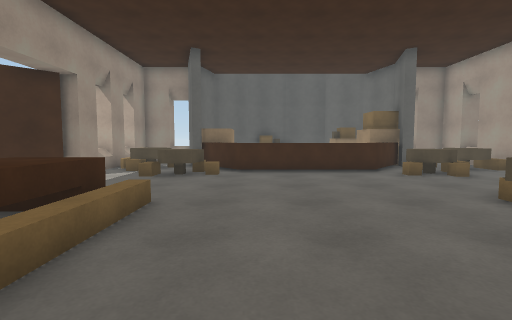
[1] (above)

15 first-person views from a walk through a 3-D level made in the Unity game engine. The camera is 1.2 m above the floor, tilts 4° down and sees 85° across. The floor is counted in squares, 1 m on a side. Each view is taken from the middle of a square. On the plan, view 1 faces up. The plan holds only what a view shows up to about 13 squares ahead; the rest is blank. The place goes on beyond the plan. Some animated figures are not drawn.

[2]
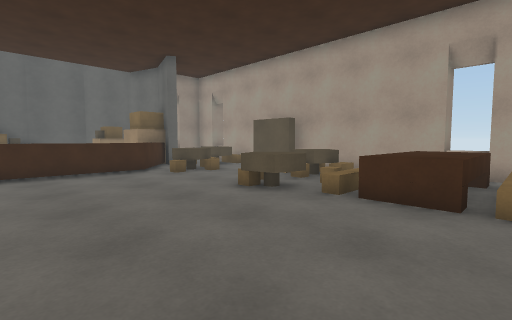

[3]
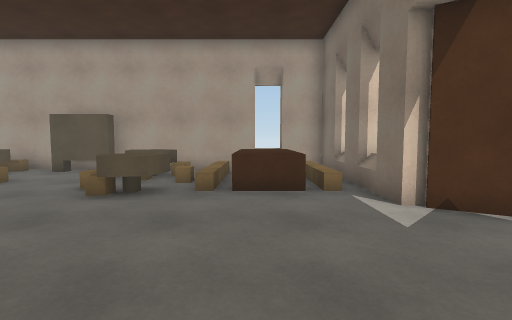

[4]
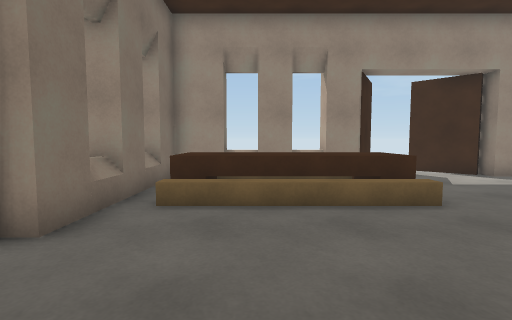

[5]
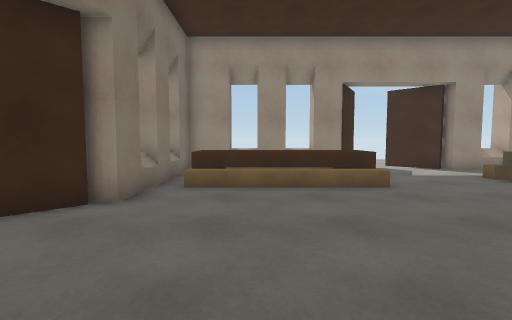

[6]
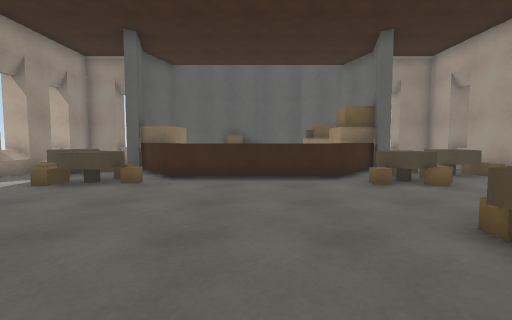

[7]
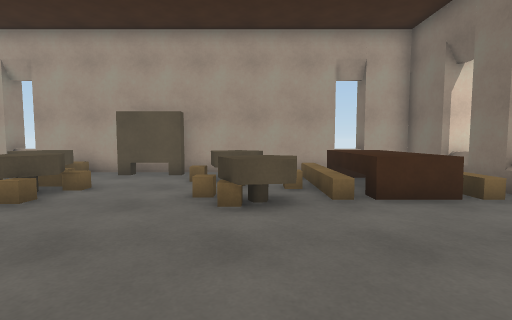

[8]
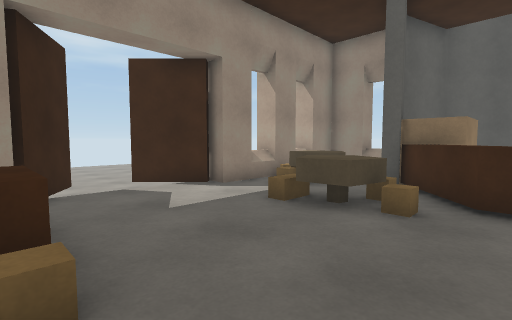

[9]
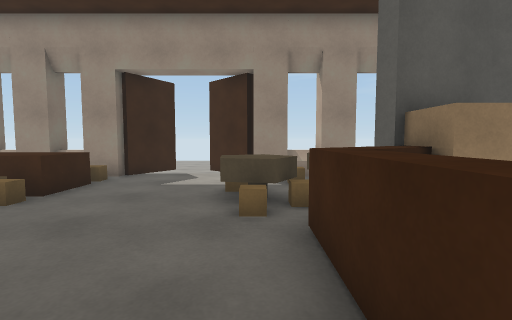

[10]
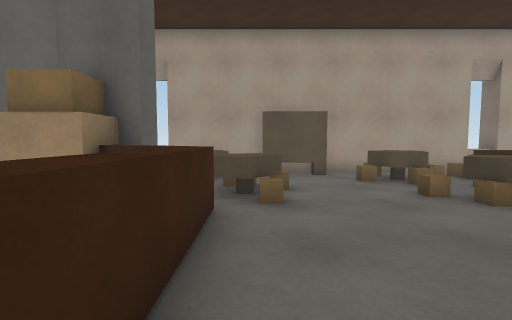

[11]
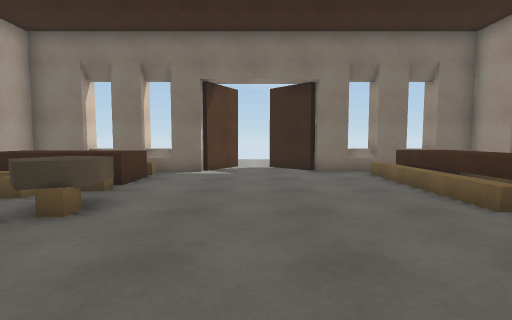

[12]
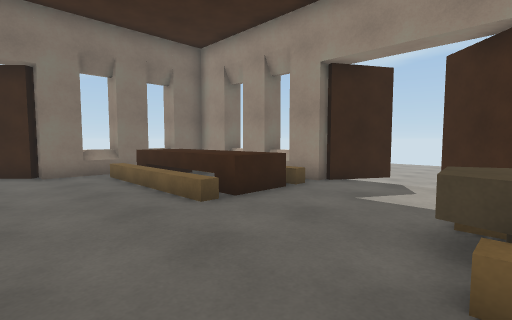

[13]
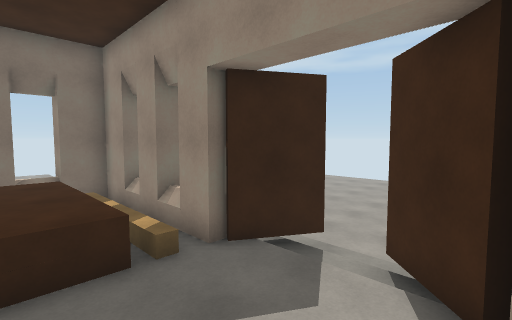

[14]
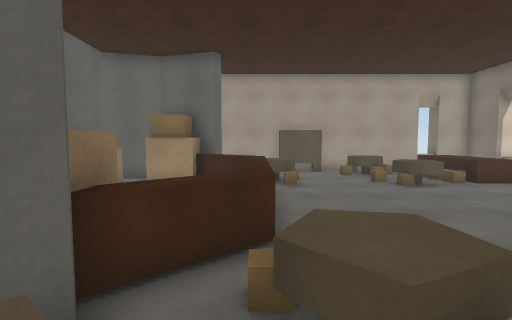

[15]
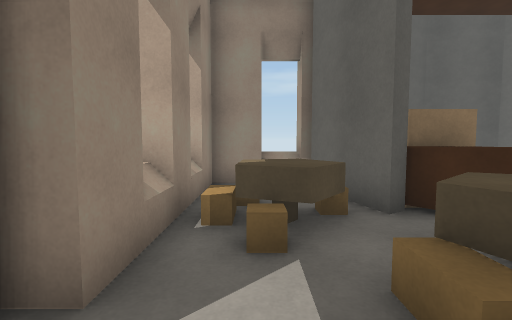

### Floor plan
Key: @ floor where view 1 was taken; # wall or solid block; x gap in a wall; . main floor; : floor 0.5 m higher than the main floor; + floor 1 m higher than the main floor; / step, stairs or slope; ^ raised ledge; T table; O other object.
Columns run from 9 left of view 1 to 11 right of it. Each row starts with its distance up from view 1.
 14   ##  ###     ##   #
 13   ##OO###      ^#  #
 12   ##/O ^^     ^^#OO#
 11   ##/.O:^^^^^^^+OOO#
 10   ##./++.......O/..#
  9  ##............./..##
  8  #/................##
  7 ///............../..#
  6 x##............/.O+.#
  5   ##TTT.......OO.O..#
  4   ##TTT.......OO/.. #
  3   ##TTT........//// #
  2   ##TTT........TTTT #
  1   ##TTT........TTTT.#
  0    #TTT..@.....////.#
 -1    ##^#^##...##^#^###
 -2     ###  ##.####  #
 -3           # #

Where each view was taken, in squares from view 1:
view 1: 0 up, 0 right, facing up
view 2: 0 up, 0 right, facing up-right
view 3: 2 up, 1 left, facing right
view 4: 2 up, 3 right, facing left
view 5: 2 up, 5 right, facing left
view 6: 2 up, 2 right, facing up
view 7: 5 up, 0 right, facing right
view 8: 5 up, 0 right, facing up-left
view 9: 10 up, 3 right, facing left
view 10: 10 up, 0 right, facing right
view 11: 10 up, 2 right, facing down
view 12: 10 up, 1 right, facing down-left
view 13: 10 up, 3 left, facing down-left
view 14: 11 up, 5 left, facing right
view 15: 8 up, 5 left, facing up
